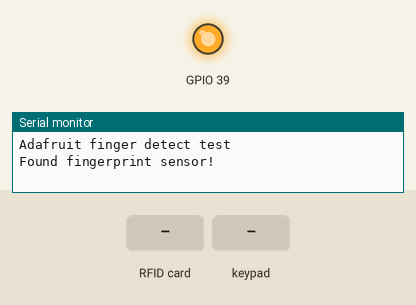
This sketch was run on a simulated ESP32. On the bench: output pins drawn as LEDs (lit = HIGH), the last lines printed to the serial monitor. Dashed ring = blinking. Inputs (shaded band) come from the test bench.

Above: at 2.3 s.
2.4 s: RFID card 5E 7A 19 C4 held to the reader
At 4.4 s:
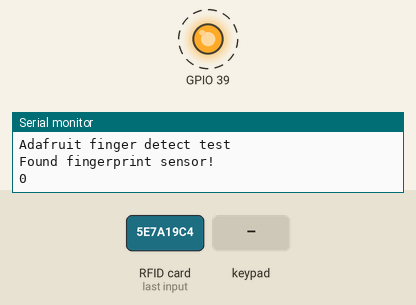
5.4 s: key '*' pressed
Timing chart, 0 to 8.4 s (numbered marks = the images above; inputs shaded):
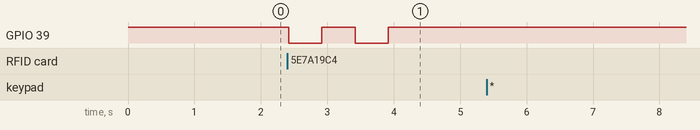

Measured:
- after the input at 2.4 s, GPIO 39: alternates HIGH for 0.50 s and LOW for 0.50 s, 4 changes in all, then stays HIGH, starting at once

The sketch:

arduino_client.ino
```cpp
#include <Keypad.h>

long int fingertime;
long int rfidtime;
const byte ROWS = 4; /* four rows */
const byte COLS = 3; /* four columns */
/* define the symbols on the buttons of the keypads */
char hexaKeys[ROWS][COLS] = {
  {'1','2','3'},
  {'4','5','6'},
  {'7','8','9'},
  {'*','0','#'}
};
byte rowPins[ROWS] = {10, 9, 8, 7}; /* connect to the row pinouts of the keypad */
byte colPins[COLS] = {6, 5, 4}; /* connect to the column pinouts of the keypad */

/* initialize an instance of class NewKeypad */
Keypad customKeypad = Keypad( makeKeymap(hexaKeys), rowPins, colPins, ROWS, COLS);
String input="";


#include <Adafruit_Fingerprint.h>
#if (defined(__AVR__) || defined(ESP8266)) && !defined(__AVR_ATmega2560__)
SoftwareSerial mySerial(2, 3);

#else=
#define mySerial Serial1

#endif
Adafruit_Fingerprint finger = Adafruit_Fingerprint(&mySerial);


#include <SPI.h>
#include <MFRC522.h>

#define SS_PIN A1
#define RST_PIN A0
MFRC522 mfrc522(SS_PIN, RST_PIN);   // Create MFRC522 instance.


void setup(){
  pinMode(A3,OUTPUT);
  digitalWrite(A3,1);
  rfidtime=-1;
  fingertime=-1;
  Serial.begin(9600);
  input="";
  SPI.begin();      // Initiate  SPI bus
  mfrc522.PCD_Init();
  while (!Serial);  // For Yun/Leo/Micro/Zero/...
  delay(100);
  Serial.println("\n\nAdafruit finger detect test");
  finger.begin(57600);
  delay(5);
  if (finger.verifyPassword()) {
    Serial.println("Found fingerprint sensor!");
  }

}


void loop()                     // run over and over again
{
  int fing=getFingerprintID();
  if(fing==1){
    fingertime=millis();
    digitalWrite(A3,0);
    delay(500);
    digitalWrite(A3,1);
  }
  if(fing==-1&&(abs(millis()-fingertime>1000))){
    Serial.println(0);
    digitalWrite(A3,0);
    delay(500);
    digitalWrite(A3,1);
    delay(500);
    digitalWrite(A3,0);
    delay(500);
    digitalWrite(A3,1);
  }
  keypad();
  int calcrf=calcrfid();
  if(calcrf==1){
    rfidtime=millis();
    digitalWrite(A3,0);
    delay(500);
    digitalWrite(A3,1);
  }
  if(calcrf==-1){
    Serial.println(0);
    digitalWrite(A3,0);
    delay(500);
    digitalWrite(A3,1);
    delay(500);
    digitalWrite(A3,0);
    delay(500);
    digitalWrite(A3,1);
  }
  if((calcrf==1 || fing==1) && abs(rfidtime-fingertime)<10000 && fingertime!=-1 && rfidtime!=-1){
    Serial.println(1);
  }
}

void keypad(){
  char customKey = customKeypad.getKey();
  if (customKey){
    if(customKey=='*'){
      //call check
      Serial.println("s"+input);
      input="";
    }
    else if(customKey=='#'){
      input="";
    }
    else{
      input+=customKey;
    }
  }
}
int getFingerprintID() {
  int p = finger.getImage();
  switch (p) {
    case FINGERPRINT_OK:
      break;
    case FINGERPRINT_NOFINGER:
      return 0;
    default:
      return -1;
  }

  // OK success!

  p = finger.image2Tz();
  switch (p) {
    case FINGERPRINT_OK:
      break;
    default:
      return -1;
  }

  // OK converted!
  p = finger.fingerSearch();
  if (p == FINGERPRINT_OK) {
  } else {
   return -1;
  }
  return 1;
}


int calcrfid()
{
  // Wait for a new card to be detected
  if (!mfrc522.PICC_IsNewCardPresent()) {
    return 0;
  }

  // Wait for the card to be read successfully
  if (!mfrc522.PICC_ReadCardSerial()) {
    return 0;
  }

  // Convert card UID to a string
  String content = "";
  for (byte i = 0; i < mfrc522.uid.size; i++) {
    if (mfrc522.uid.uidByte[i] < 0x10) {
      content.concat("0"); // Add leading zero for single-digit bytes
    }
    content.concat(String(mfrc522.uid.uidByte[i], HEX));
    if (i < mfrc522.uid.size - 1) {
      content.concat(" "); // Add space between bytes
    }
  }
  content.toUpperCase(); // Convert the string to uppercase

  // Check if the card's UID matches the predefined UID
  if (content == "71 4A A6 08") { // Change to your desired UID
    return 1; // Access granted
  } else {
    return -1; // Access denied
  }
}
```
